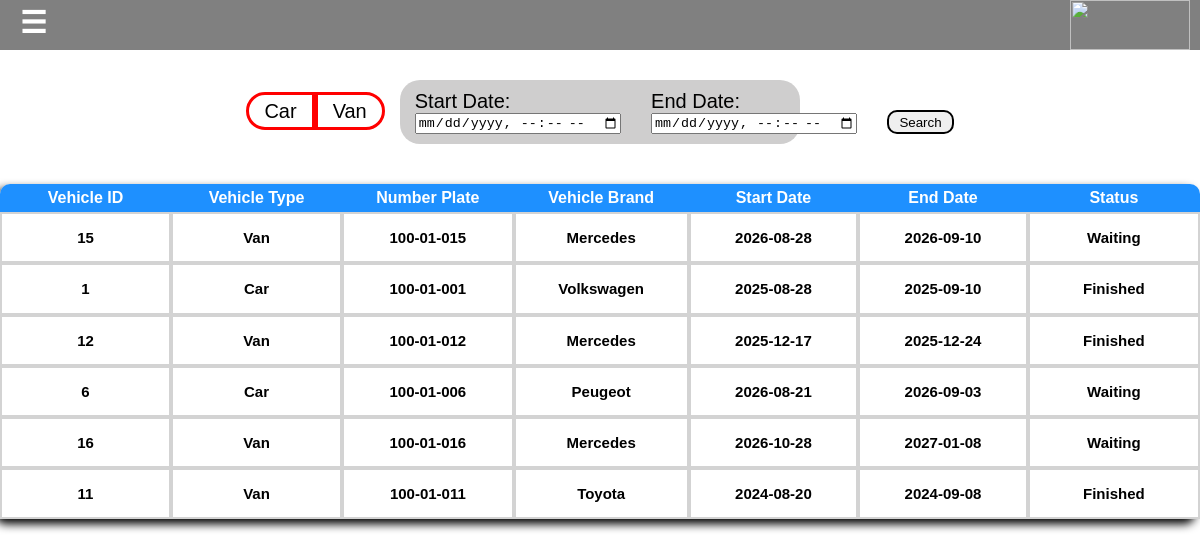
Page /VehicleRentalHistory.php on the committed database.
### tables this page shows
CREATE TABLE IF NOT EXISTS `vehicle` (
  `Id` int NOT NULL AUTO_INCREMENT,
  `VehicleType` varchar(250) NOT NULL,
  `NumberPlate` varchar(250) NOT NULL,
  `VehicleBrand` varchar(250) NOT NULL,
  `Image` varchar(250) NOT NULL,
  `PricePerDay` decimal(10,2) NOT NULL,
  `GearBox` varchar(250) NOT NULL,
  `Seats` int NOT NULL,
  `Doors` int NOT NULL,
  `DriveStyle` tinyint(1) NOT NULL DEFAULT '0',
  `Miles` decimal(10,3) NOT NULL,
  `Color` varchar(250) NOT NULL,
  `Convertible` tinyint(1) NOT NULL DEFAULT '0',
  `EnergyType` varchar(250) NOT NULL,
  `HorsePower` int NOT NULL,
  `VehicleName` varchar(250) NOT NULL,
  `MaxSpeed` int NOT NULL,
  `DriveType` varchar(250) NOT NULL,
  `TankSize` int NOT NULL,
  `AirConditioner` tinyint(1) NOT NULL DEFAULT '0',
  `VehicleInside1` varchar(250) NOT NULL,
  `VehicleInside2` varchar(250) NOT NULL,
  `VehicleInside3` varchar(250) NOT NULL,
  `VehicleInside4` varchar(250) NOT NULL,
  `Branch` varchar(250) NOT NULL,
  `VehicleLogo` varchar(250) NOT NULL,
  `Rating` int NOT NULL,
  `TotalRating` int NOT NULL,
  PRIMARY KEY (`Id`)
);

CREATE TABLE IF NOT EXISTS `booking` (
  `BookingId` int NOT NULL AUTO_INCREMENT,
  `CustomerId` int NOT NULL,
  `VehicleId` int NOT NULL,
  `StartDate` date NOT NULL,
  `EndDate` date NOT NULL,
  `Status` varchar(250) NOT NULL,
  `CreatedAt` timestamp NOT NULL DEFAULT CURRENT_TIMESTAMP,
  `UpdatedAt` timestamp NOT NULL DEFAULT CURRENT_TIMESTAMP,
  `TotalPrice` decimal(10,2) NOT NULL,
  `RatingStatus` varchar(50) NOT NULL,
  PRIMARY KEY (`BookingId`),
  KEY `CustomerId` (`CustomerId`),
  KEY `CarId` (`VehicleId`)
);

### VehicleRentalHistory.php (the view, shortened to what this page needs)
<?php
    include "Nav.php";
    $con=OpenCon();
    $Search="";
    $Search2="";
?>
<!DOCTYPE HTML>
<html>
    <head>
    </head>
    <body>
        <nav class="nav">
            <form method="POST">
                <div class="Css1">
                    <label>
                        <span id="Car">Car</span>
                    </label>
                    <label>
                        <span id="Van">Van</span>
                    </label>
                </div>
                <div>
                    <label id="DateCss">Start Date:</label>
                    <input type="datetime-local" name="StartDate">
                </div>
                <div>
                    <label id="DateCss">End Date:</label>
                    <input type="datetime-local" name="EndDate">
                </div>
                <button type="submit" name="Search">Search</button>
            </form>
        </nav>
        <?php
            if(isset($_SESSION['Message3'])){
                echo $_SESSION['Message3'];
                unset($_SESSION['Message3']);
            }else{
        ?>
        <table>
            <th id="thLeft">Vehicle ID</th>
            <th>Vehicle Type</th>
            <th>Number Plate</th>
            <th>Vehicle Brand</th>
            <th>Start Date</th>
            <th>End Date</th>
            <th id="thRight">Status</th>
            <?php
                $Booking=mysqli_query($con,"SELECT * FROM Booking $Search2");
                while($b=mysqli_fetch_array($Booking)){
                    echo "<tr>";
                        $VehiclesRentalHistory=mysqli_query($con,"SELECT * FROM Vehicle $Search");
                        while($v=mysqli_fetch_array($VehiclesRentalHistory)){
                            if($v['Id']==$b['VehicleId']){
                                echo"<td><h1>".$v['Id']."</h1></td>
                                <td><h1>".$v['VehicleType']."</h1></td>
                                <td><h1>".$v['NumberPlate']."</h1></td>
                                <td><h1>".$v['VehicleBrand']."</h1></td>
                                <td><h1>".$b['StartDate']."</h1></td>
                                <td><h1>".$b['EndDate']."</h1></td>
                                <td><h1>".$b['Status']."</h1></td>";
                                break;
                            }
                        }
                    echo "</tr>";
                }
            }
            ?>
        </table>
    </body>
</html>

### Nav.php (style rules this page uses)
body { font-family: Arial; margin:0px; }
button { cursor:pointer; }

### VehicleRentalHistory.php (style rules this page uses)
body { font-family:arial; margin-top:80px; margin-bottom:80px; }
.Css1 { display: flex; padding-top:10px ; }
button[name="Search"] { border-radius: 10px; border:2px solid black; margin-top: 20px; padding-left: 10px; padding-right: 10px; }
.nav { margin-left: 400px; margin-right: 400px; padding-top: 10px; padding-bottom: 10px; border-radius: 20px; background-color: #cfcecefd; }
.nav form { display:flex; gap:30px; justify-content: center; }
span { background-color: white; padding-left:15px; padding-right:15px; padding-top:5px; padding-bottom: 5px; font-size:20px; border: 3px red solid; cursor: pointer; }
label { font-size: 20px; }
table { border-radius: 10px; margin-top: 40px; display: flex; justify-self: center; border-spacing: 0px; box-shadow: -5px 5px 10px black; }
th { width: 180px; margin-top:5px; padding-top:5px; padding-bottom:5px; color:white; background-color: dodgerblue; }
#thLeft { border-top-left-radius:10px; }
#thRight { border-top-right-radius: 10px; }
td { background-color: white; border: 2px solid lightgray; width: 180px; margin-top:5px; padding-top:5px; padding-bottom:5px; }
h1 { font-size:15px; text-align: center; }
#DateCss { display:block; font-size: 20px; }
#Car { border-top-left-radius: 20px; border-bottom-left-radius: 20px; }
#Van { border-top-right-radius: 20px; border-bottom-right-radius: 20px; }

### rows in the picture
booking: StartDate "2026-08-28", EndDate "2026-09-10", Status "Waiting"
vehicle: Id "15", VehicleType "Van", NumberPlate "100-01-015", VehicleBrand "Mercedes"
booking: StartDate "2025-08-28", EndDate "2025-09-10", Status "Finished"
vehicle: Id "1", VehicleType "Car", NumberPlate "100-01-001", VehicleBrand "Volkswagen"
booking: StartDate "2025-12-17", EndDate "2025-12-24", Status "Finished"
vehicle: Id "12", VehicleType "Van", NumberPlate "100-01-012", VehicleBrand "Mercedes"
booking: StartDate "2026-08-21", EndDate "2026-09-03", Status "Waiting"
vehicle: Id "6", VehicleType "Car", NumberPlate "100-01-006", VehicleBrand "Peugeot"
booking: StartDate "2026-10-28", EndDate "2027-01-08", Status "Waiting"
vehicle: Id "16", VehicleType "Van", NumberPlate "100-01-016", VehicleBrand "Mercedes"
booking: StartDate "2024-08-20", EndDate "2024-09-08", Status "Finished"
vehicle: Id "11", VehicleType "Van", NumberPlate "100-01-011", VehicleBrand "Toyota"
